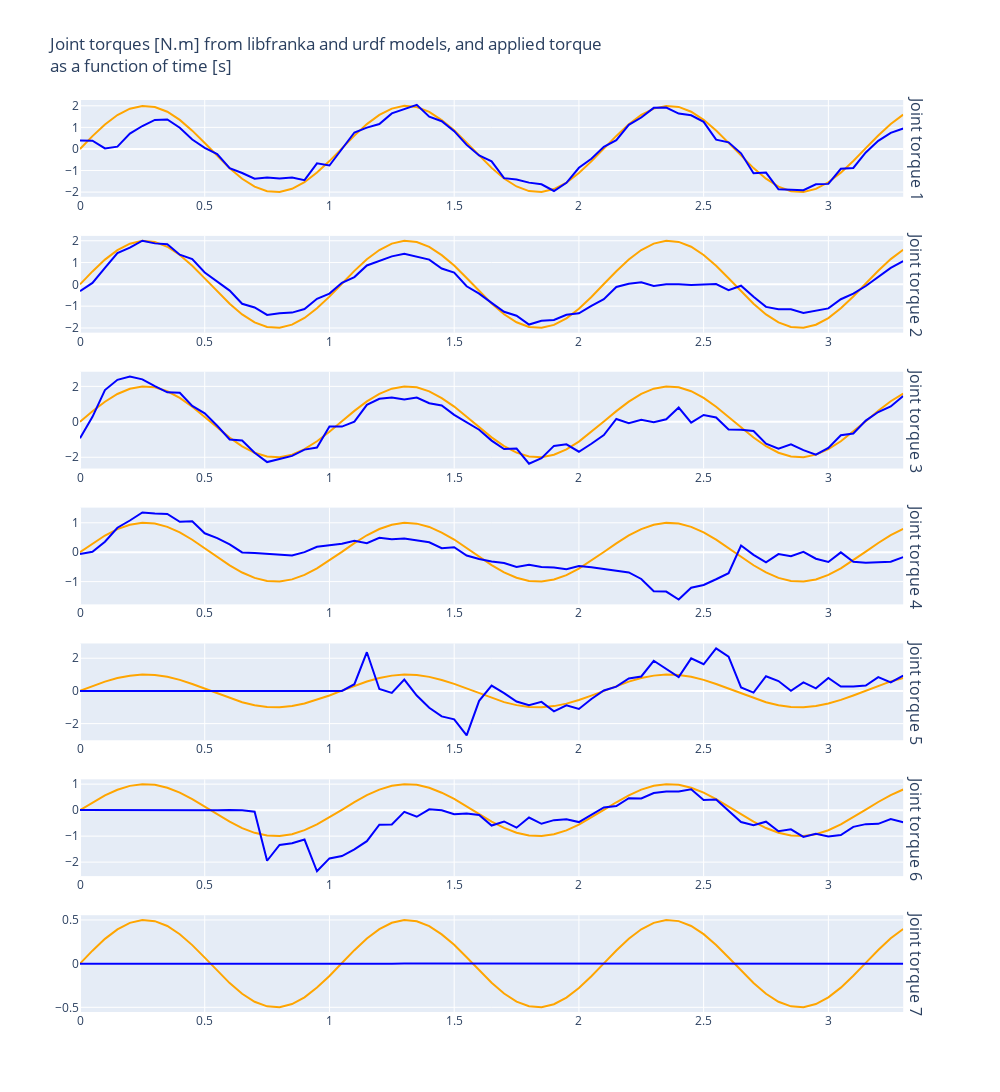

Here is the notebook cell this chart was saved with:
### Code cell
fig = make_subplots(rows=7, cols=1, row_titles=["Joint torque 1", "Joint torque 2", "Joint torque 3", "Joint torque 4", "Joint torque 5", "Joint torque 6", "Joint torque 7"])
for i in range(7):

    # Plot both models of gravity torque
    fig.add_trace(
    go.Scatter(x=time, y=desired_acceleration[i, :], line_color="orange", showlegend=False),
    row=i+1, col=1 )

    fig.add_trace(
    go.Scatter(x=time, y=acceleration[i, :], line_color="blue", showlegend=False),
    row=i+1, col=1 )

fig.update_layout(height=2000, width=1000, 
                title_text="Joint torques [N.m] from libfranka and urdf models, and applied torque <br>as a function of time [s]")
# fig.update(layout_showlegend=False)
fig.show()
